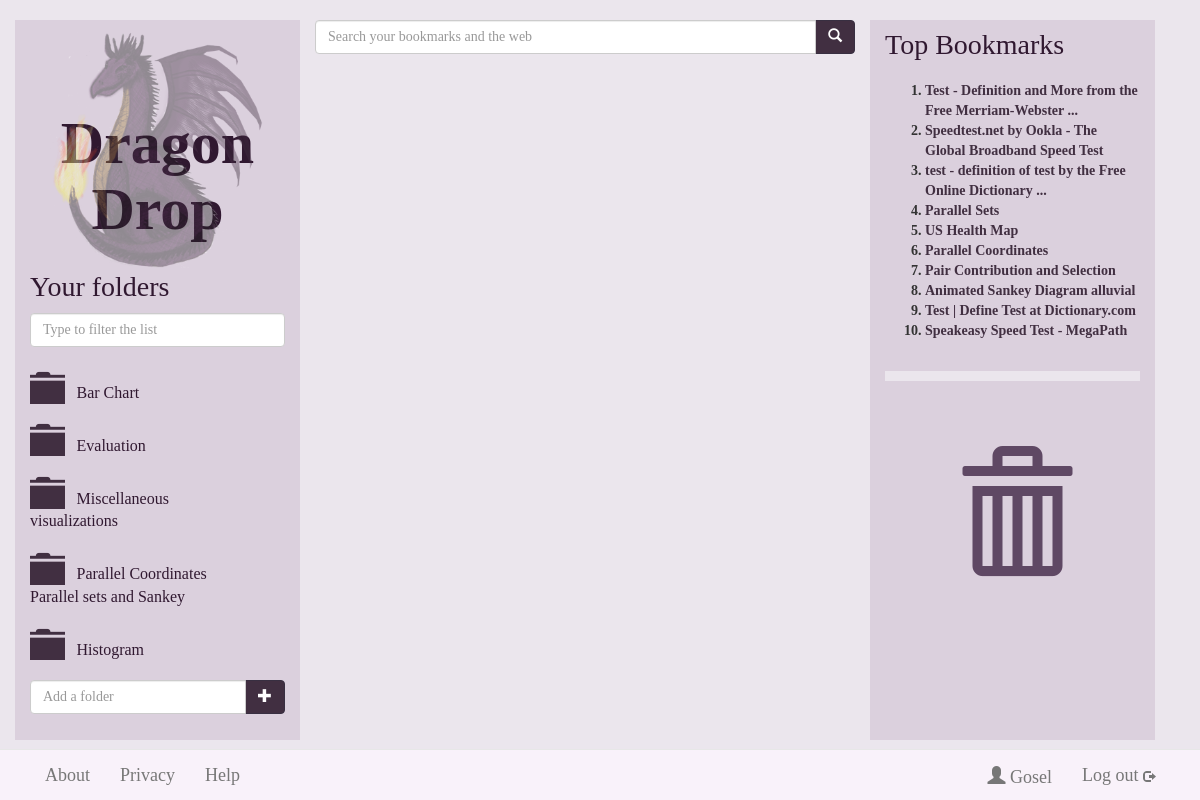
/userpage (signed in), run on the app's committed database.
### dragondrop/models.py (models this page shows, shortened)
class Folder(models.Model):
    foldername = models.CharField(max_length=128, null=False)
    fusername_fk = models.ForeignKey(User)
    def __unicode__(self):
        return self.foldername

class Bookmark(models.Model):
    url = models.URLField(unique=True)
    btitle = models.CharField(max_length=128, null=True, unique=False)
    bdescr = models.CharField(max_length=1024, null=True, unique=False)
    fname = models.ManyToManyField(Folder, through='BookmarkToFolder')
    saved_times = models.IntegerField(default=0)
    def niceName(self):
        return self.btitle or self.url

### dragondrop/views.py (the view, shortened to what this page needs)
# urls.py: url(r'^userpage', views.userpage, name='userpage'),
def userpage(request):
     context = RequestContext(request)
     if request.user.is_authenticated():
        current_user = request.user
        try:
            context_dict = {'bookmarklist': topten(request)}
            context_dict['user'] = current_user
            context_dict['folders'] = getFolderList(current_user, None)
        except User.DoesNotExist:
               pass
        return render_to_response('userpage.html', context_dict, context)
     else:
         return render_to_response('index.html', {}, context)

### dragondrop/views.py (called while the page is built)
def getFolderList(current_user, current_folder_name, use_lighter_colour=False):
     try:
          folders = current_user.folder_set.all()
          for folder in folders:
              if folder.foldername == current_folder_name:
                  folder.url = None
                  folder.glyphicon_name = "glyphicon-folder-open"
                  if use_lighter_colour: folder.glyphicon_name += " keep-folder-open"
              else:
                  folder.glyphicon_name = "glyphicon-folder-close"
                  if use_lighter_colour: folder.glyphicon_name += " lighter-colour"
                  folder.url = encode_url(folder.foldername)
          return folders
     except User.DoesNotExist:
          return None

def encode_url(str):
    return str.replace(' ', '_')

def topten(request):
     topbookmark = Bookmark.objects.order_by('-saved_times')[:10]
     return topbookmark

### templates/userpage.html (shortened to what this page needs)
{% extends 'base.html' %}

### templates/base.html (shortened to what this page needs)
<!DOCTYPE html>
{% load static %}
<html lang="en">
  <head>
    <link rel="stylesheet" href="{% static "css/bootstrap.css" %}" />
    <link rel="stylesheet" href="{% static "css/general-dragon.css" %}" />
    <link rel="stylesheet" href="{% static "css/jquery-ui-1.10.4.custom.css" %}" />
  </head>
	<body>
		<div class="container">
			<div class="row">
				<div class="col-md-3" id="folder-box">
					{% block left_column %}
					<a href="/userpage"> <img src="{% static "dragon-logo-small.png" %}" alt="Dragon Drop" class="subpage"> </a>
					<h1 class="header"><a alt="Dragon Drop">Dragon Drop</a></h1>
					<h3 class="folders">Your folders</h3>
					<input type="text" class="form-control" placeholder="Type to filter the list" name="folder-filter" id="folder-filter">
                    <div class="row" id="scrollable">
                        <div >
                                <div class="row" id="folder-list">
                                    {% if folders %}
                                        {% for folder in folders %}
                                        <div class="col-md-12 droppable">
                                                {% if folder.url %}
                                                <a href="/{{folder.url}}/">
                                                    <span class="glyphicon {{folder.glyphicon_name|default:"glyphicon-folder-close"}} dd-folder-icon"></span>
                                                    <span class="folder-name">{{ folder }}</span>
                                                </a>
                                                {% else %}
                                                  <span class="glyphicon {{folder.glyphicon_name|default:"glyphicon-folder-close"}} dd-folder-icon"></span>
                                                  <span class="folder-name">{{ folder }}</span>
                                                {% endif %}
                                        </div>
                                        {% endfor %}
                                    {% endif %}
                                </div>
                        </div>
				</div>
                <div class="col-md-12 add-folder">
                    <div class="input-group">
                        <input type="text" class="form-control" id="new-folder-name-input" placeholder="Add a folder">
                            <span class="input-group-btn">
                                <button class="btn btn-primary-search" id="add-folder-button" type="button">
                                <a href="#"><span class="glyphicon glyphicon-plus"></span></a>
                                </button>
                            </span>
                    </div>
                </div>
					{% endblock %}
				</div>
				<div class="col-md-6 results">
					{% block middle_column %}
					          <form role="search" method="post" >
								<div class="input-group">
									<input type="text" class="form-control" placeholder="Search your bookmarks and the web" name="query" >
										<span class="input-group-btn">
											<button type="submit" class="btn btn-primary-search" >
												<a href="#">
										<span class="glyphicon glyphicon-search"></span>
												</a>
											</button>
										</span>
								</div>
							  </form>
					<div id="search-results">
					</div>
					{% endblock %}
				</div>
				<div class="col-md-3 ">
					{% block right_column_bin_bookmarks %}
						<div class="top-bookmarks">
							<h3>Top Bookmarks</h3>
								{% if bookmarklist %}
									<ol>
										{% for bookmark in bookmarklist %}
									<li><a href="{{ bookmark.url }}" target="_blank">{{ bookmark.niceName}}</a></li>
										{% endfor %}
									</ol>
								{% endif %}
						</div>
						<div class="bin droppable">
							<a href="/bin-folder"><span class="glyphicon glyphicon-trash"></span></a>
								</div>
					{% endblock %}
				</div>
			</div>
		</div>
      <div class="navbar navbar-default navbar-fixed-bottom" role="navigation">
        {% block bottom_navbar %}
		<div class="container">
         <div class="collapse navbar-collapse ">
            <ul class="nav navbar-nav">
              <li><a class="footer" href="/about">About</a></li>
              <li><a href="/privacy">Privacy</a></li>
              <li><a href="/help">Help</a></li>
				<li class="user-details hidden-xs"><a href="/log_out" >Log out  <span class="glyphicon glyphicon-log-out logout"></span></a></li>
				<li class="user-details hidden-xs"> <a class="navbar-brand " href="/userpage">
				<span class="glyphicon glyphicon-user"></span> {{user.username}} </a>
				</li>
			</ul>
          </div>
        </div>
		{% endblock %}
      </div>
  </body>
</html>

### static/css/general-dragon.css (style rules this page uses)
body { padding-top: 20px; padding-bottom: 60px; background-color: #EBE6ED; font-family: Verdana; }
h1, h2 { font-family: Cambria; font-weight: bold; color: #301830; text-align: center; margin-right:auto; margin-left:auto; padding-top:20px; }
h1.header { font-size: 60px; margin-top: -180px; }
h1 a, h1 a:hover, h3 a, h3 a:hover { text-decoration:none; color:inherit; }
h3 { font-family: Cambria; font-size: 28px; color: #301830; margin: 0 0 20px 0; }
.folders { margin: 30px 0 10px 0; }
img.subpage { display: block; width: 84%; opacity:0.4; }
img { display: block; margin-left: auto; margin-right: auto; }
.navbar-nav { font-size: 18px; width: 100%; }
.navbar-fixed-bottom { background-color: #F9F2FA; }
.btn-primary-signin a, .btn-primary-search a, .btn-primary-folder a, .btn-primary-add a { text-decoration: none; color: #fff; }
.nav > li > a { display: inline-block; }
html { position: relative; }
body { margin-bottom: 60px; }
.dd-folder-icon { font-size: 2.5em; color: #412f41; }
.btn-primary-search, .btn-primary-folder, .btn-primary-add { background-color: #412f41; border-color: #382f41; color: #fff; }
.droppable { padding-top:12px; width:100%; position:relative; }
.folder-name { color: #301830; font-size: 16px; position: relative; top:-0.3em; padding-left: .5em; margin-right: 20px; }
.add-folder { padding: 20px 0; }
#scrollable, #scrollable-bookmarks { margin-left: auto; margin-right: auto; overflow-y: auto; overflow-x: hidden; }
.row #scrollable { margin-top: 10px; }
.row { //margin: 100px -15px 0 -15px; width:100%; }
.col-md-3 { background-color: #DBD0DD; padding-top: 10px; }
.col-md-6 { z-index: 10; }
.top-bookmarks { z-index: 1; }
.top-bookmarks a, .top-bookmarks a:hover { color:#412f41; }
.top-bookmarks ol { font-weight: bold; }
.bin { padding: 5px 20px; border-top: 10px solid #EBE6ED; margin-top: 30px; }
.bin span { display: block; font-size: 120px; color: #5F4864; padding-top: 70px; text-align:center; }
#search-results { height: 90%; height: calc(100% - 60px); overflow: auto; margin-top: 20px; margin-bottom:10px; }
.logout { font-size: 12px; }
li.user-details { float: right; margin-right: 0px; }
@media (min-width: 992px) { html, body { overflow: hidden; height:100% } }
@media (min-width: 992px) { .container > .row { height:100%; } }
@media (min-width: 992px) { .col-md-3 { height:100%; } }
@media (min-width: 992px) { .container { height:100%; } }
@media (min-width: 992px) { .col-md-6.results { height:100%; } }
@media (min-width: 992px) { #folder-box { height:100%; } }

### data on the page
Folder: foldername "Bar Chart"
Folder: foldername "Evaluation"
Folder: foldername "Miscellaneous visualizations"
Folder: foldername "Parallel Coordinates Parallel sets and Sankey"
Folder: foldername "Histogram"
Bookmark: niceName "Test - Definition and More from the Free Merriam-Webster ..."
Bookmark: niceName "Speedtest.net by Ookla - The Global Broadband Speed Test"
Bookmark: niceName "test - definition of test by the Free Online Dictionary ..."
Bookmark: niceName "Parallel Sets"
Bookmark: niceName "US Health Map"
Bookmark: niceName "Parallel Coordinates"
Bookmark: niceName "Pair Contribution and Selection"
Bookmark: niceName "Animated Sankey Diagram alluvial"
Bookmark: niceName "Test | Define Test at Dictionary.com"
Bookmark: niceName "Speakeasy Speed Test - MegaPath"

### other printed values
{{ user.username }} "Gosel"
